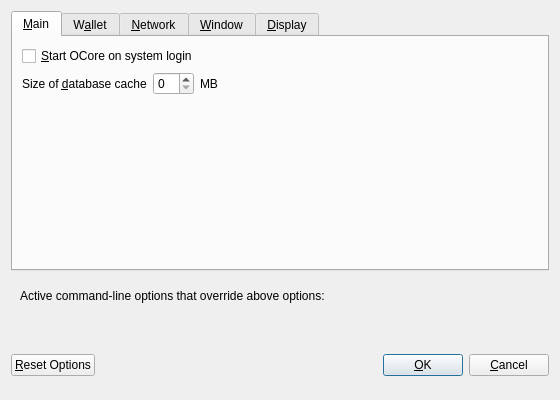
<?xml version="1.0" encoding="UTF-8"?>
<ui version="4.0">
 <class>OptionsDialog</class>
 <widget class="QDialog" name="OptionsDialog">
  <property name="geometry">
   <rect>
    <x>0</x>
    <y>0</y>
    <width>560</width>
    <height>400</height>
   </rect>
  </property>
  <property name="windowTitle">
   <string>Options</string>
  </property>
  <property name="modal">
   <bool>true</bool>
  </property>
  <layout class="QVBoxLayout" name="verticalLayout">
   <item>
    <widget class="QTabWidget" name="tabWidget">
     <property name="currentIndex">
      <number>0</number>
     </property>
     <widget class="QWidget" name="tabMain">
      <attribute name="title">
       <string>&amp;Main</string>
      </attribute>
      <layout class="QVBoxLayout" name="verticalLayout_Main">
       <item>
        <widget class="QCheckBox" name="bitcoinAtStartup">
         <property name="toolTip">
          <string>Automatically start OCore after logging in to the system.</string>
         </property>
         <property name="text">
          <string>&amp;Start OCore on system login</string>
         </property>
        </widget>
       </item>
       <item>
        <layout class="QHBoxLayout" name="horizontalLayout_2_Main">
         <item>
          <widget class="QLabel" name="databaseCacheLabel">
           <property name="text">
            <string>Size of &amp;database cache</string>
           </property>
           <property name="textFormat">
            <enum>Qt::PlainText</enum>
           </property>
           <property name="buddy">
            <cstring>databaseCache</cstring>
           </property>
          </widget>
         </item>
         <item>
          <widget class="QSpinBox" name="databaseCache"/>
         </item>
         <item>
          <widget class="QLabel" name="databaseCacheUnitLabel">
           <property name="text">
            <string>MB</string>
           </property>
           <property name="textFormat">
            <enum>Qt::PlainText</enum>
           </property>
          </widget>
         </item>
         <item>
          <spacer name="horizontalSpacer_2_Main">
           <property name="orientation">
            <enum>Qt::Horizontal</enum>
           </property>
           <property name="sizeHint" stdset="0">
            <size>
             <width>40</width>
             <height>20</height>
            </size>
           </property>
          </spacer>
         </item>
        </layout>
       </item>
       <item>
        <spacer name="verticalSpacer_Main">
         <property name="orientation">
          <enum>Qt::Vertical</enum>
         </property>
         <property name="sizeHint" stdset="0">
          <size>
           <width>20</width>
           <height>40</height>
          </size>
         </property>
        </spacer>
       </item>
      </layout>
     </widget>
     <widget class="QWidget" name="tabWallet">
      <attribute name="title">
       <string>W&amp;allet</string>
      </attribute>
      <layout class="QVBoxLayout" name="verticalLayout_Wallet">
       <item>
        <widget class="QLabel" name="transactionFeeInfoLabel">
         <property name="text">
          <string>Optional transaction fee per kB that helps make sure your transactions are processed quickly. Most transactions are 1 kB.</string>
         </property>
         <property name="textFormat">
          <enum>Qt::PlainText</enum>
         </property>
         <property name="wordWrap">
          <bool>true</bool>
         </property>
        </widget>
       </item>
       <item>
        <layout class="QHBoxLayout" name="horizontalLayout_1_Wallet">
         <item>
          <widget class="QLabel" name="transactionFeeLabel">
           <property name="text">
            <string>Pay transaction &amp;fee</string>
           </property>
           <property name="textFormat">
            <enum>Qt::PlainText</enum>
           </property>
           <property name="buddy">
            <cstring>transactionFee</cstring>
           </property>
          </widget>
         </item>
         <item>
          <widget class="BitcoinAmountField" name="transactionFee"/>
         </item>
         <item>
          <spacer name="horizontalSpacer_1_Wallet">
           <property name="orientation">
            <enum>Qt::Horizontal</enum>
           </property>
           <property name="sizeHint" stdset="0">
            <size>
             <width>40</width>
             <height>20</height>
            </size>
           </property>
          </spacer>
         </item>
        </layout>
       </item>
       <item>
        <spacer name="verticalSpacer_Wallet">
         <property name="orientation">
          <enum>Qt::Vertical</enum>
         </property>
         <property name="sizeHint" stdset="0">
          <size>
           <width>20</width>
           <height>40</height>
          </size>
         </property>
        </spacer>
       </item>
       <item>
        <widget class="QGroupBox" name="groupBox">
         <property name="title">
          <string>Expert</string>
         </property>
        </widget>
       </item>
      </layout>
     </widget>
     <widget class="QWidget" name="tabNetwork">
      <attribute name="title">
       <string>&amp;Network</string>
      </attribute>
      <layout class="QVBoxLayout" name="verticalLayout_Network">
       <item>
        <widget class="QCheckBox" name="mapPortUpnp">
         <property name="toolTip">
          <string>Automatically open the OCore client port on the router. This only works when your router supports UPnP and it is enabled.</string>
         </property>
         <property name="text">
          <string>Map port using &amp;UPnP</string>
         </property>
        </widget>
       </item>
       <item>
        <widget class="QCheckBox" name="connectSocks">
         <property name="toolTip">
          <string>Connect to the OCore network through a SOCKS proxy.</string>
         </property>
         <property name="text">
          <string>&amp;Connect through SOCKS proxy (default proxy):</string>
         </property>
        </widget>
       </item>
       <item>
        <layout class="QHBoxLayout" name="horizontalLayout_1_Network">
         <item>
          <widget class="QLabel" name="proxyIpLabel">
           <property name="text">
            <string>Proxy &amp;IP:</string>
           </property>
           <property name="textFormat">
            <enum>Qt::PlainText</enum>
           </property>
           <property name="buddy">
            <cstring>proxyIp</cstring>
           </property>
          </widget>
         </item>
         <item>
          <widget class="QValidatedLineEdit" name="proxyIp">
           <property name="minimumSize">
            <size>
             <width>140</width>
             <height>0</height>
            </size>
           </property>
           <property name="maximumSize">
            <size>
             <width>140</width>
             <height>16777215</height>
            </size>
           </property>
           <property name="toolTip">
            <string>IP address of the proxy (e.g. IPv4: 127.0.0.1 / IPv6: ::1)</string>
           </property>
          </widget>
         </item>
         <item>
          <widget class="QLabel" name="proxyPortLabel">
           <property name="text">
            <string>&amp;Port:</string>
           </property>
           <property name="textFormat">
            <enum>Qt::PlainText</enum>
           </property>
           <property name="buddy">
            <cstring>proxyPort</cstring>
           </property>
          </widget>
         </item>
         <item>
          <widget class="QLineEdit" name="proxyPort">
           <property name="minimumSize">
            <size>
             <width>55</width>
             <height>0</height>
            </size>
           </property>
           <property name="maximumSize">
            <size>
             <width>55</width>
             <height>16777215</height>
            </size>
           </property>
           <property name="toolTip">
            <string>Port of the proxy (e.g. 9050)</string>
           </property>
          </widget>
         </item>
         <item>
          <widget class="QLabel" name="socksVersionLabel">
           <property name="text">
            <string>SOCKS &amp;Version:</string>
           </property>
           <property name="textFormat">
            <enum>Qt::PlainText</enum>
           </property>
           <property name="buddy">
            <cstring>socksVersion</cstring>
           </property>
          </widget>
         </item>
         <item>
          <widget class="QValueComboBox" name="socksVersion">
           <property name="toolTip">
            <string>SOCKS version of the proxy (e.g. 5)</string>
           </property>
          </widget>
         </item>
         <item>
          <spacer name="horizontalSpacer_1_Network">
           <property name="orientation">
            <enum>Qt::Horizontal</enum>
           </property>
           <property name="sizeHint" stdset="0">
            <size>
             <width>40</width>
             <height>20</height>
            </size>
           </property>
          </spacer>
         </item>
        </layout>
       </item>
       <item>
        <spacer name="verticalSpacer_Network">
         <property name="orientation">
          <enum>Qt::Vertical</enum>
         </property>
         <property name="sizeHint" stdset="0">
          <size>
           <width>20</width>
           <height>40</height>
          </size>
         </property>
        </spacer>
       </item>
      </layout>
     </widget>
     <widget class="QWidget" name="tabWindow">
      <attribute name="title">
       <string>&amp;Window</string>
      </attribute>
      <layout class="QVBoxLayout" name="verticalLayout_Window">
       <item>
        <widget class="QCheckBox" name="minimizeToTray">
         <property name="toolTip">
          <string>Show only a tray icon after minimizing the window.</string>
         </property>
         <property name="text">
          <string>&amp;Minimize to the tray instead of the taskbar</string>
         </property>
        </widget>
       </item>
       <item>
        <widget class="QCheckBox" name="minimizeOnClose">
         <property name="toolTip">
          <string>Minimize instead of exit the application when the window is closed. When this option is enabled, the application will be closed only after selecting Quit in the menu.</string>
         </property>
         <property name="text">
          <string>M&amp;inimize on close</string>
         </property>
        </widget>
       </item>
       <item>
        <spacer name="verticalSpacer_Window">
         <property name="orientation">
          <enum>Qt::Vertical</enum>
         </property>
         <property name="sizeHint" stdset="0">
          <size>
           <width>20</width>
           <height>40</height>
          </size>
         </property>
        </spacer>
       </item>
      </layout>
     </widget>
     <widget class="QWidget" name="tabDisplay">
      <attribute name="title">
       <string>&amp;Display</string>
      </attribute>
      <layout class="QVBoxLayout" name="verticalLayout_Display">
       <item>
        <layout class="QHBoxLayout" name="horizontalLayout_1_Display">
         <item>
          <widget class="QLabel" name="langLabel">
           <property name="text">
            <string>User Interface &amp;language:</string>
           </property>
           <property name="textFormat">
            <enum>Qt::PlainText</enum>
           </property>
           <property name="buddy">
            <cstring>lang</cstring>
           </property>
          </widget>
         </item>
         <item>
          <widget class="QValueComboBox" name="lang">
           <property name="toolTip">
            <string>The user interface language can be set here. This setting will take effect after restarting OCore.</string>
           </property>
          </widget>
         </item>
        </layout>
       </item>
       <item>
        <layout class="QHBoxLayout" name="horizontalLayout_2_Display">
         <item>
          <widget class="QLabel" name="unitLabel">
           <property name="text">
            <string>&amp;Unit to show amounts in:</string>
           </property>
           <property name="textFormat">
            <enum>Qt::PlainText</enum>
           </property>
           <property name="buddy">
            <cstring>unit</cstring>
           </property>
          </widget>
         </item>
         <item>
          <widget class="QValueComboBox" name="unit">
           <property name="toolTip">
            <string>Choose the default subdivision unit to show in the interface and when sending coins.</string>
           </property>
          </widget>
         </item>
        </layout>
       </item>
       <item>
        <widget class="QCheckBox" name="displayAddresses">
         <property name="toolTip">
          <string>Whether to show OCore addresses in the transaction list or not.</string>
         </property>
         <property name="text">
          <string>&amp;Display addresses in transaction list</string>
         </property>
        </widget>
       </item>
       <item>
        <spacer name="verticalSpacer_Display">
         <property name="orientation">
          <enum>Qt::Vertical</enum>
         </property>
         <property name="sizeHint" stdset="0">
          <size>
           <width>20</width>
           <height>40</height>
          </size>
         </property>
        </spacer>
       </item>
      </layout>
     </widget>
    </widget>
   </item>
   <item>
    <widget class="QFrame" name="frame">
     <layout class="QVBoxLayout" name="verticalLayout_Bottom">
      <item>
       <layout class="QHBoxLayout" name="horizontalLayout_Bottom">
        <item>
         <widget class="QLabel" name="overriddenByCommandLineInfoLabel">
          <property name="text">
           <string>Active command-line options that override above options:</string>
          </property>
          <property name="textFormat">
           <enum>Qt::PlainText</enum>
          </property>
         </widget>
        </item>
        <item>
         <spacer name="horizontalSpacer_Bottom">
          <property name="orientation">
           <enum>Qt::Horizontal</enum>
          </property>
          <property name="sizeHint" stdset="0">
           <size>
            <width>40</width>
            <height>20</height>
           </size>
          </property>
         </spacer>
        </item>
       </layout>
      </item>
      <item>
       <widget class="QLabel" name="overriddenByCommandLineLabel">
        <property name="text">
         <string/>
        </property>
        <property name="textFormat">
         <enum>Qt::PlainText</enum>
        </property>
        <property name="wordWrap">
         <bool>true</bool>
        </property>
       </widget>
      </item>
     </layout>
    </widget>
   </item>
   <item>
    <layout class="QHBoxLayout" name="horizontalLayout_Buttons">
     <item>
      <widget class="QPushButton" name="resetButton">
       <property name="toolTip">
        <string>Reset all client options to default.</string>
       </property>
       <property name="text">
        <string>&amp;Reset Options</string>
       </property>
       <property name="autoDefault">
        <bool>false</bool>
       </property>
      </widget>
     </item>
     <item>
      <spacer name="horizontalSpacer_1">
       <property name="orientation">
        <enum>Qt::Horizontal</enum>
       </property>
       <property name="sizeHint" stdset="0">
        <size>
         <width>40</width>
         <height>48</height>
        </size>
       </property>
      </spacer>
     </item>
     <item>
      <widget class="QLabel" name="statusLabel">
       <property name="minimumSize">
        <size>
         <width>200</width>
         <height>0</height>
        </size>
       </property>
       <property name="font">
        <font>
         <weight>75</weight>
         <bold>true</bold>
        </font>
       </property>
       <property name="text">
        <string/>
       </property>
       <property name="textFormat">
        <enum>Qt::PlainText</enum>
       </property>
       <property name="wordWrap">
        <bool>true</bool>
       </property>
      </widget>
     </item>
     <item>
      <spacer name="horizontalSpacer_2">
       <property name="orientation">
        <enum>Qt::Horizontal</enum>
       </property>
       <property name="sizeHint" stdset="0">
        <size>
         <width>40</width>
         <height>48</height>
        </size>
       </property>
      </spacer>
     </item>
     <item>
      <widget class="QPushButton" name="okButton">
       <property name="text">
        <string>&amp;OK</string>
       </property>
      </widget>
     </item>
     <item>
      <widget class="QPushButton" name="cancelButton">
       <property name="text">
        <string>&amp;Cancel</string>
       </property>
       <property name="autoDefault">
        <bool>false</bool>
       </property>
      </widget>
     </item>
    </layout>
   </item>
  </layout>
 </widget>
 <customwidgets>
  <customwidget>
   <class>BitcoinAmountField</class>
   <extends>QLineEdit</extends>
   <header>bitcoinamountfield.h</header>
   <container>1</container>
  </customwidget>
  <customwidget>
   <class>QValidatedLineEdit</class>
   <extends>QLineEdit</extends>
   <header>qvalidatedlineedit.h</header>
  </customwidget>
  <customwidget>
   <class>QValueComboBox</class>
   <extends>QComboBox</extends>
   <header>qvaluecombobox.h</header>
  </customwidget>
 </customwidgets>
 <resources/>
 <connections/>
</ui>
